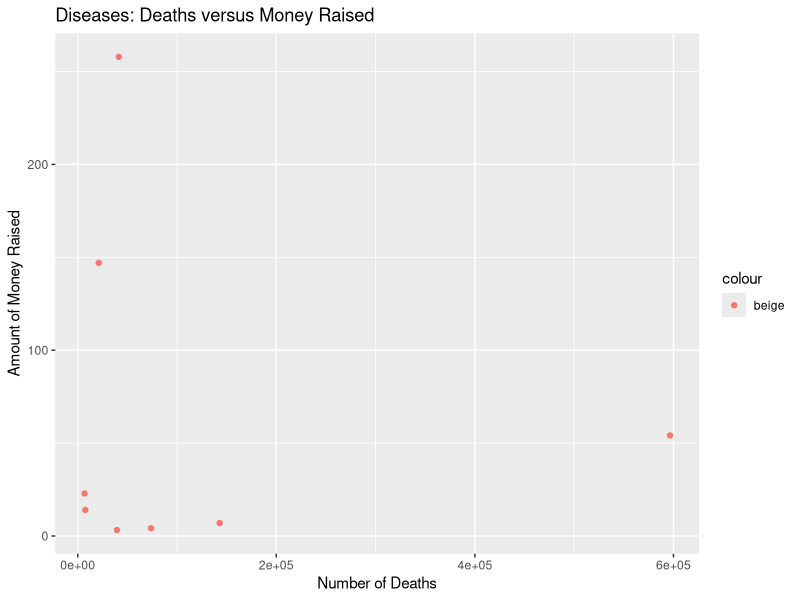
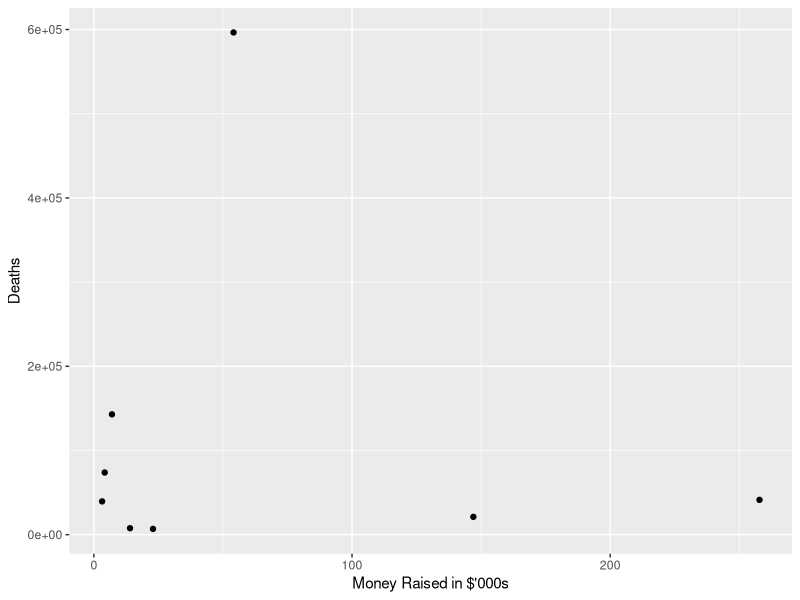

Source code (R) for these figures, in order: (Note: this script raises an error after producing the figures.)
demo <- read.csv("Donation-Disease.csv", stringsAsFactor=F)
# Playing with the dataframe
# Displays whole dataframe
demo

# Compute dimensions of dataframe
dim(demo)

# Summary statistics of dataframe
str(demo)
summary(demo)

# Accessing individual entries, rows or columns
demo[2,2]
demo[,3]
demo["MoneyRaised"]
demo$MoneyRaised
demo$MoneyRaised[2]

# Using ggplot2
require(ggplot2)
??ggplot
?qplot
qplot(demo$Death, demo$MoneyRaised,
      xlab = "Number of Deaths",
      ylab = "Amount of Money Raised",
      main = "Diseases: Deaths versus Money Raised",
      col = "beige")

d <- ggplot(demo, aes(x=MoneyRaised, y=Death)) + geom_point() + ylab("Deaths") + xlab("Money Raised in $'000s")
d

?InsectSprays
InsectSprays
IS <- InsectSprays
groups <- aggregate(IS$count ~ IS$spray, FUN = "mean")
groups
require(RColorBrewer)
color <- brewer.pal(11, "RdYlGn")
ggplot(IS, aes(x=count)) + geom_histogram(binwidth = 3, fill = color) + xlab("Number of bugs killed")
ggplot(data = IS, aes(x = count, fill = spray)) + geom_dotplot(binwidth = 1, dotsize = 0.9, stackdir = "centerwhole") + xlab("No. of bugs killed") + scale_y_continuous(name="Spray Count", breaks = NULL) + ggtitle("Sprays vs Bugs")
